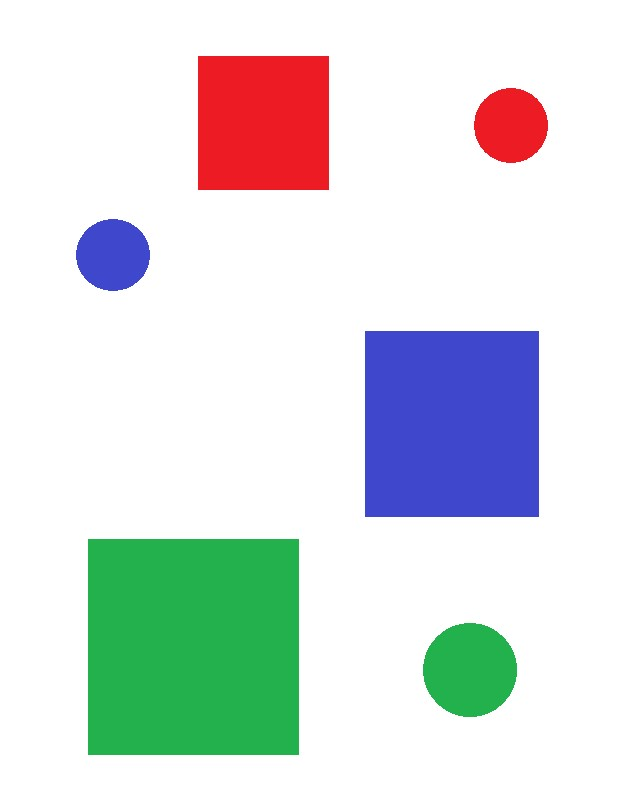
#> input picture Ject/Pic/rgb.jpg, 633 x 805 px, found by its file name
$ python Ject.py
#> lines starting #> are read from the running program, lines starting #| are printed output that depends on the picture
from numpy import asarray
from PIL import Image
import numpy as np
import matplotlib.pyplot as plt
import math

def RELU(Input):
    if Input > 0:
        return Input
    else:
        return 0

image = Image.open("Pic\\rgb.jpg");
#> image is the input picture: PIL image 633x805 RGB; mean R, G, B 217.7, 223.9, 223.4
Map = Image.open("Pic\\rc.jpg")
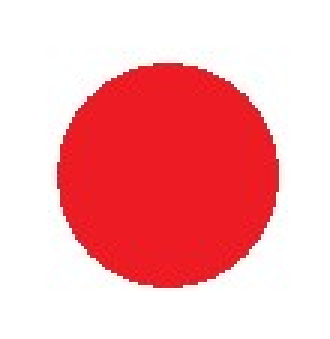
#> input picture Ject/Pic/rc.jpg, 110 x 113 px, found by its file name (shown 3 times larger)
#> Map is the input picture: PIL image 110x113 RGB; mean R, G, B 247.3, 175.3, 178.4

image = image.resize((72,128))
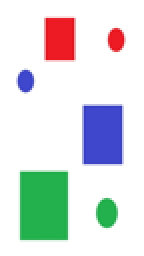
#> image: PIL image 72x128 RGB (shown 2 times larger); mean R, G, B 217.5, 223.7, 223.3
Map = Map.resize((32, 32))
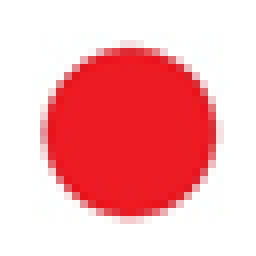
#> Map: PIL image 32x32 RGB (shown 8 times larger); mean R, G, B 247.3, 175.1, 178.2

array = asarray(image);
MapArray = asarray(Map)
print(array.shape)
#| (128, 72, 3)
print(MapArray.shape)
#| (32, 32, 3)

total = (array.shape[0]-MapArray.shape[0])*(array.shape[1]-MapArray.shape[1])*3
#> total = 11520
i = 0;
canvas = {}
canvas[0] = np.zeros([array.shape[0]-MapArray.shape[0], array.shape[1]-MapArray.shape[1]])
canvas[1] = canvas[0]
canvas[2] = canvas[0]
canvas[3] = canvas[0]
print("Total Section : " + str(total))
#| Total Section : 11520
for layer in range(3):
    for xImage in range(array.shape[1]-MapArray.shape[1]):
        for yImage in range(array.shape[0]-MapArray.shape[0]):
            print("Section : " + str(yImage) + "  " + str(xImage) + " Section left : " + str(total - i))
            value = 0
            for xMap in range(MapArray.shape[0]):
                for yMap in range(MapArray.shape[1]):
                    #print(str(yMap + yImage)+"  "+ str(xMap + xImage)+"  "+ str(yMap)+"  "+ str(xMap))
#> (the run stopped early here; a loop or call above may not have finished)
